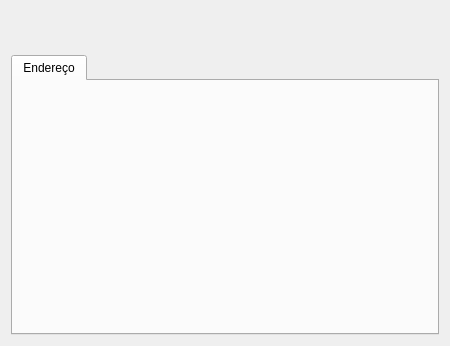
<?xml version="1.0" encoding="UTF-8"?>
<ui version="4.0">
 <class>FormEmpresaDetalhe</class>
 <widget class="QWidget" name="FormEmpresaDetalhe">
  <property name="geometry">
   <rect>
    <x>0</x>
    <y>0</y>
    <width>450</width>
    <height>346</height>
   </rect>
  </property>
  <property name="windowTitle">
   <string>Form</string>
  </property>
  <layout class="QVBoxLayout" name="verticalLayout_2">
   <item>
    <layout class="QVBoxLayout" name="verticalLayout_3">
     <item>
      <widget class="InputRadioGroup" name="rgPessoa" native="true"/>
     </item>
     <item>
      <layout class="QHBoxLayout" name="horizontalLayout">
       <item>
        <widget class="InputMasked" name="edtCPF" native="true">
         <property name="mask" stdset="0">
          <string>999.999.999-99;_</string>
         </property>
         <property name="labelText" stdset="0">
          <string>CPF</string>
         </property>
        </widget>
       </item>
       <item>
        <widget class="InputMasked" name="edtCNPJ" native="true">
         <property name="mask" stdset="0">
          <string>99.999.999/9999-99;_</string>
         </property>
         <property name="labelText" stdset="0">
          <string>CNPJ</string>
         </property>
        </widget>
       </item>
      </layout>
     </item>
     <item>
      <widget class="InputText" name="edtRazaoSocial" native="true">
       <property name="minimumSize">
        <size>
         <width>0</width>
         <height>10</height>
        </size>
       </property>
       <property name="labelText" stdset="0">
        <string>Razão Social</string>
       </property>
      </widget>
     </item>
     <item>
      <widget class="InputText" name="edtNomeFantasia" native="true">
       <property name="minimumSize">
        <size>
         <width>0</width>
         <height>10</height>
        </size>
       </property>
       <property name="labelText" stdset="0">
        <string>Nome Fantasia</string>
       </property>
      </widget>
     </item>
     <item>
      <widget class="QTabWidget" name="tabWidget">
       <property name="currentIndex">
        <number>0</number>
       </property>
       <widget class="QWidget" name="tabEndereco">
        <attribute name="title">
         <string>Endereço</string>
        </attribute>
        <layout class="QVBoxLayout" name="verticalLayout">
         <item>
          <widget class="InputMasked" name="edtCEP" native="true">
           <property name="mask" stdset="0">
            <string>99.999-999;_</string>
           </property>
           <property name="labelText" stdset="0">
            <string>CEP</string>
           </property>
          </widget>
         </item>
         <item>
          <layout class="QHBoxLayout" name="horizontalLayout_2">
           <item>
            <widget class="InputText" name="edtLogradouro" native="true">
             <property name="labelText" stdset="0">
              <string>Logradouro</string>
             </property>
            </widget>
           </item>
           <item>
            <widget class="InputText" name="edtNumero" native="true">
             <property name="labelText" stdset="0">
              <string>Número</string>
             </property>
            </widget>
           </item>
          </layout>
         </item>
         <item>
          <widget class="InputText" name="edtComplemento" native="true">
           <property name="labelText" stdset="0">
            <string>Complemento</string>
           </property>
          </widget>
         </item>
         <item>
          <widget class="InputText" name="edtBairro" native="true">
           <property name="labelText" stdset="0">
            <string>Bairro</string>
           </property>
          </widget>
         </item>
         <item>
          <layout class="QHBoxLayout" name="horizontalLayout_3">
           <item>
            <widget class="InputComboBox" name="edtUF" native="true">
             <property name="maximumSize">
              <size>
               <width>50</width>
               <height>16777215</height>
              </size>
             </property>
             <property name="labelText" stdset="0">
              <string>Cidade</string>
             </property>
            </widget>
           </item>
           <item>
            <widget class="InputComboBox" name="edtCidade" native="true">
             <property name="labelText" stdset="0">
              <string>UF</string>
             </property>
            </widget>
           </item>
          </layout>
         </item>
        </layout>
       </widget>
      </widget>
     </item>
    </layout>
   </item>
  </layout>
 </widget>
 <customwidgets>
  <customwidget>
   <class>InputMasked</class>
   <extends>QWidget</extends>
   <header>presentation/components/inputs/InputMasked.h</header>
   <container>1</container>
  </customwidget>
  <customwidget>
   <class>InputText</class>
   <extends>QWidget</extends>
   <header>presentation/components/inputs/InputText.h</header>
   <container>1</container>
  </customwidget>
  <customwidget>
   <class>InputRadioGroup</class>
   <extends>QWidget</extends>
   <header>presentation/components/inputs/InputRadioGroup.h</header>
   <container>1</container>
  </customwidget>
  <customwidget>
   <class>InputComboBox</class>
   <extends>QWidget</extends>
   <header>presentation/components/inputs/InputComboBox.h</header>
   <container>1</container>
  </customwidget>
 </customwidgets>
 <resources/>
 <connections/>
</ui>
